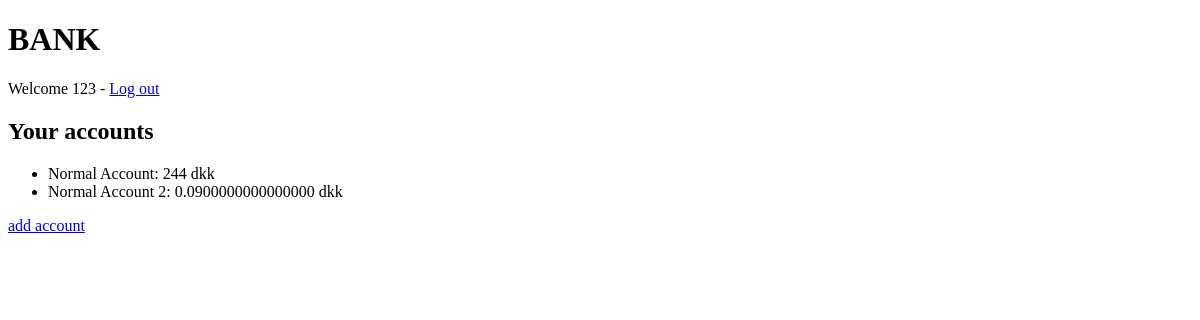
/bank/ (signed in), run on an earlier commit of the app's database.
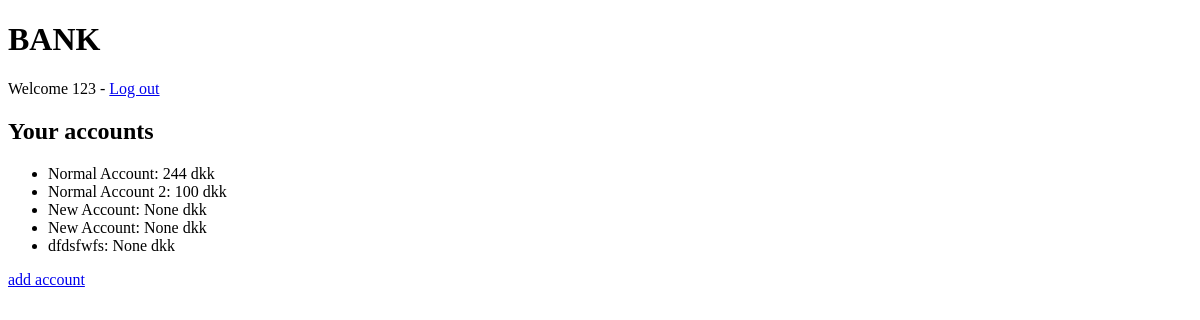
And on a later commit of the database.
### bank_app/models.py (models this page shows, shortened)
class Account(models.Model):
    user=models.ForeignKey(User,on_delete=models.CASCADE)
    account_number=models.CharField(max_length=10)
    class AccountType(models.TextChoices):
        BANK_ACCOUNT = 'Bank Account'
        LOAN = 'Loan'
    account_type = models.CharField(choices=AccountType.choices, default=AccountType.BANK_ACCOUNT, max_length=200)
    name=models.CharField(max_length=20)
    @property
    def balance(self):
        ledger_sum = Ledger.objects.filter(id_account_fk=self.id).aggregate(Sum('amount'))
        for key, value in ledger_sum.items():
            return  value

### bank_app/views.py (the view)
# urls.py: path('', views.index, name='index'),
@login_required
def index(request):
   customers = Customer.objects.filter(user=request.user)
   accounts = Account.objects.filter(user=request.user)
   context = {
      'customers': customers,
      'accounts': accounts
   }
   return render(request, 'bank_app/index.html', context)

### bank_app/templates/bank_app/index.html
{% extends 'bank_app/base.html' %} {% block content %}
<h2> Your accounts </h2>
   <ul>
    {% for account in accounts %}
      <li>{{ account.name }}: {{ account.balance }} dkk</li>
    {% endfor %}
   </ul>
<a href={% url 'bank_app:add_account' %}>add account</a>
{% endblock %}

### bank_app/templates/bank_app/base.html (shortened to what this page needs)
<!DOCTYPE html>
<html lang="en">
  <head>
  </head>
  <body>
    <h1>BANK</h1>
    <p>
      Welcome {{ user }} - <a href="{% url 'login_app:logout' %}">Log out</a>
    </p>
    {% block content %} {% endblock %}
  </body>
</html>

What changed in the data, as far as the page shows it:
computed for Account "Normal Account 2": balance "0.0900000000000000" → "100"
added Account: name "New Account", balance "None"
added Account: name "New Account", balance "None"
added Account: name "dfdsfwfs", balance "None"
